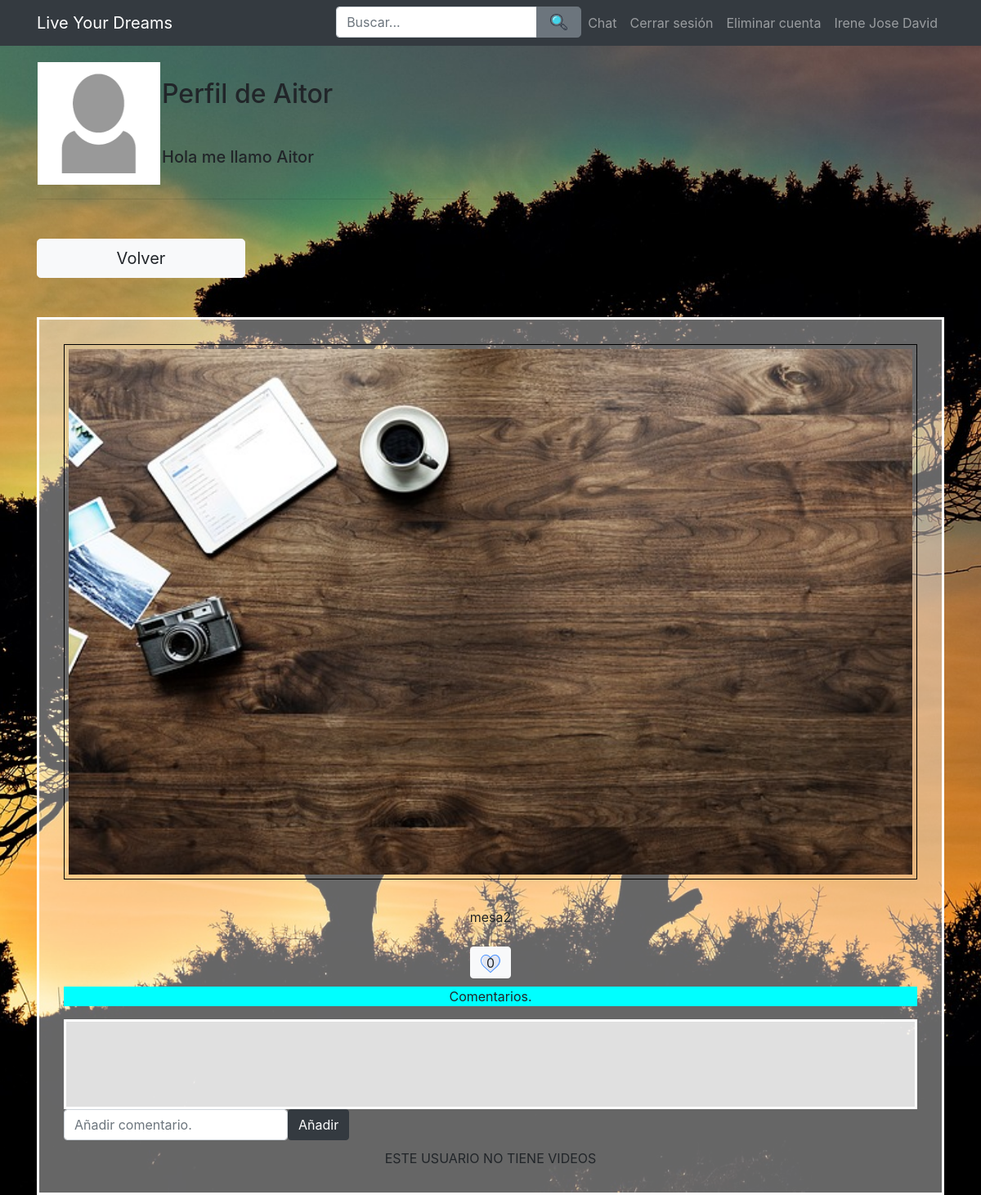
The page /vistausuario.php?id=5&nombreusuario=Aitor (signed in) on the database its author committed.
### tables this page shows
CREATE TABLE `usuarios` (
  `usuarioID` int(11) NOT NULL,
  `username` varchar(255) NOT NULL,
  `password` varchar(255) NOT NULL,
  `email` varchar(255) NOT NULL,
  `active` varchar(255) NOT NULL,
  `resetToken` varchar(255) DEFAULT NULL,
  `resetComplete` varchar(3) DEFAULT 'No',
  `visitas` int(11) DEFAULT NULL,
  `descripcion` varchar(255) NOT NULL,
  `imagen` varchar(255) NOT NULL
);

CREATE TABLE `imagen` (
  `idfoto` int(11) NOT NULL,
  `usuarioID` int(11) NOT NULL,
  `nombre` varchar(255) NOT NULL,
  `descripcion` text NOT NULL,
  `likes` int(11) DEFAULT '0'
);

### vistausuario.php (the view, shortened to what this page needs)
<?php
require('includes/config.php');
require('layout/header.php');
?>
<div class="container">
    <div class="row">
        <div class="col-xs-12 col-sm-8 col-md-6 col-sm-offset-2 col-md-offset-3">
			<?php
				$stmt = $db->query("SELECT imagen, descripcion FROM usuarios WHERE usuarioID = " . $_GET['id']);
				while ($row = $stmt->fetch()) {
					if(empty($row['imagen'])){
						$imagenP = "usuario.jpg";
					}else{
						$imagenP = $row['imagen'];
					}
					if(empty($row['descripcion'])){
						$descripcionP = "Descripcion";
					}else{
						$descripcionP = $row['descripcion'];
					}
				}
			?>
			<table>
				<tr>
					<td rowspan="2"><?php echo '<div id="todo"><img width="150" height="150" src="imagenes/' . $imagenP . '">' . "\n"; ?></td>
					<td><h2>Perfil de <?php echo htmlspecialchars($_GET['nombreusuario'], ENT_QUOTES); ?></h2></td>
				</tr>
				<tr>
					<td><h5><?php echo $descripcionP;?></h5></td>
				</tr>
			</table>
            <hr>
            <div class="row mt-5">
                <div class="col-xs-6 col-md-6"><a class="btn btn-light btn-block btn-lg" tabindex="5" href="paginausuarios.php">Volver</a></div>
            </div>
        </div>
        <div class="col-xs-12 col-sm-12 col-md-12 col-sm-offset-12 col-md-offset-12 mt-5">
            <div class="row">
                <div class="col-md-12">
                    <div class="contenedorTodo">
                        <?php
						$id = $_GET['id'];
						$stmt = $db->query("SELECT * FROM imagen WHERE usuarioID = " . $id);
						while ($row = $stmt->fetch()) {
							echo '<img id="' . $row['idfoto'] . '" class="foto"
							src="imagenes/' . $row['nombre'] . '">' . "\n";
							echo '<br/><br/>' . $row['descripcion'] . '<br/><br/>';
							$idDelaFoto = $row['idfoto'];
							echo '<button type="button" id="' . $row['idfoto'] . '" class="comment-ico btn btn-light like"><img src="img/app/heart.png">';
							echo '<div class="contadorLikes">';
							$stmt2 = $db->query("SELECT likes FROM imagen WHERE idfoto =" . $row['idfoto']);
							$contenedor = [];
							while ($row = $stmt2->fetch()) {
								array_push($contenedor, $row['likes']);
							}
							echo $contenedor[0];
							echo '</div></button>';
							echo '<div class="detailBox" >
							<div class="commentBox">
								<p class="taskDescription"> Comentarios.</p>
							</div>
							<div class="actionBox">
								<div class="cajaComent">
								<ul class="commentList" id="ul' . $idDelaFoto . '">';
							$var3 = $idDelaFoto;
							echo '	</ul></div>
								<form class="form-inline" role="form" action="#" method="post">
									<div class="form-group">
									<input type="text" class="form-control" maxlength="128" name="comentario" placeHolder="Añadir comentario.">
										<input type="submit" class="btn btn-dark" name="submit' . $var3 . '" value="Añadir">
									</div>
								</form>
							</div>
						</div>';
						}
						?>
                        <?php
						$cont = 0;
						if ($cont == 0) {
							echo '<span>ESTE USUARIO NO TIENE VIDEOS</span>';
						}
						?>
                    </div>
                </div>
            </div>
        </div>
    </div>
</div>
<?php
require('layout/footer.php');
?>

### style/main.css (style rules this page uses)
a { color: #EF1F2F; text-decoration: none; }
html, body { height:100%; }
body { background: url("../img/foto_fondo.jpg") no-repeat center center fixed; background-size:cover; }
.contenedorTodo { padding:30px; border:3px solid white; text-align:center; background:rgba(255,255,255,0.4); }
.foto { width:100%; height:auto; padding:5px; border:1px solid black; margin-bottom:10px; }

### style/vistausuario.css (style rules this page uses)
.like { height: 39px; margin-bottom: 10px; }
.contadorLikes { position: relative; bottom: 25px; }
.detailBox { margin-bottom:10px; }
.commentBox { background-color: aqua; }
.cajaComent { background: rgba(255,255,255,0.8); border: 3px solid white; width: 100%; height: 110px; overflow: auto; text-align:left; }

### rows shown on the page
usuarios: imagen (picture), descripcion "Hola me llamo Aitor"
imagen: nombre (picture), descripcion "mesa2", contenedor "0"

### other values the page prints
$_GET['nombreusuario'] "Aitor"
